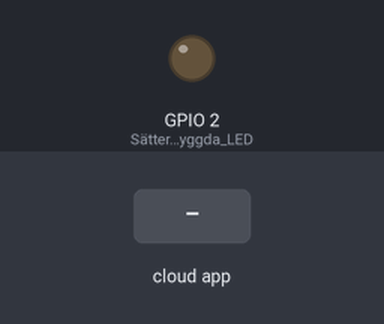
A sketch run on a simulated ESP8266 (NodeMCU). Shown: output pins drawn as LEDs (lit = HIGH). The inputs (shaded band) are chosen by the test bench. WiFi joins after 1.5 s; servers stay silent unless stated; the Firebase database answers and starts empty; what the sketch prints to the serial monitor is not drawn.

Above: at 2.7 s.
2.8 s: the phone or cloud app sets led to 1
At 7.4 s:
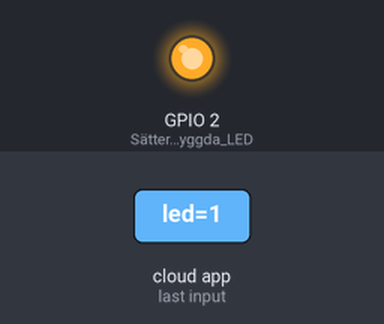
8.1 s: the phone or cloud app sets led to 0
At 16.4 s:
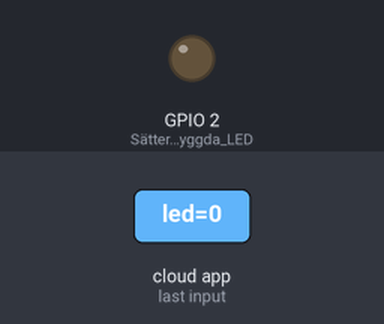
Timing chart, 0 to 17.9 s (numbered marks = the images above; inputs shaded):
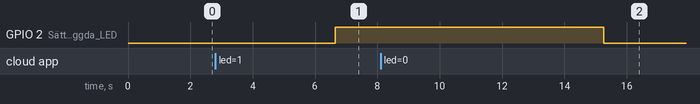

Measured:
- after the input at 2.8 s, GPIO 2 (Sätter_den_inbyggda_LED): LOW → HIGH after 3.9 s
- after the input at 8.1 s, GPIO 2 (Sätter_den_inbyggda_LED): HIGH → LOW after 7.2 s

The sketch:

led_firebase_communication.ino
```cpp
#include "FirebaseESP8266.h"  // Inkluderar biblioteket för Firebase
#include <ESP8266WiFi.h>      // Inkluderar biblioteket för WiFi-funktioner

// Definiera Firebase-host och autentisering
#define FIREBASE_HOST ""      // Här ska du ange din Firebase-host dvs url till databasen
#define FIREBASE_AUTH ""      // Här ska du ange din Firebase-autentisering dvs web api nyckeln

// Definiera WiFi-uppgifter
#define WIFI_SSID "Hitachigymnasiet_2.4"  // WiFi-namn
#define WIFI_PASSWORD "mittwifiarsabra" // WiFi-lösenord

// Skapa Firebase Data-objekt
FirebaseData firebaseData;
int counter = 0; // En räknare för att hålla koll på loopens iterationer

void setup() {
  Serial.begin(115200); // Startar seriell kommunikation med en baudrate på 115200
  pinMode(LED_BUILTIN, OUTPUT); // Sätter den inbyggda LED:n som utgång
  WiFi.begin(WIFI_SSID, WIFI_PASSWORD); // Ansluter till WiFi-nätverket
  Serial.print("Connecting to Wi-fi");

  // Väntar på att WiFi ska ansluta
  while (WiFi.status() != WL_CONNECTED) {
    Serial.print("."); // Skriver ut punkter medan den väntar
    delay(300); // Väntar 300 ms
  }

  Serial.println();
  Serial.print("Connected with IP: "); // Skriver ut den lokala IP-adressen
  Serial.println(WiFi.localIP());
  Serial.println();

  // Initierar Firebase med host och autentisering
  Firebase.begin(FIREBASE_HOST, FIREBASE_AUTH);
  Firebase.reconnectWiFi(true); // Återansluter till WiFi automatiskt vid förlust
}

void loop() {
  delay(5000); // Väntar 5 sekunder mellan varje iteration
  counter = counter + 1; // Ökar räknaren med 1

  // Hämtar en boolean från Firebase för att styra LED:n
  if (Firebase.getBool(firebaseData, "/led/led")) {
      if (firebaseData.dataType() == "boolean") {
          Serial.println(firebaseData.boolData()); // Skriver ut värdet från Firebase
          digitalWrite(LED_BUILTIN, firebaseData.boolData()); // Sätter LED:n baserat på värdet
      }
  }

  // Hämtar ett heltal från Firebase och skriver ut det
  if (Firebase.getInt(firebaseData, "/counter")) {
   if (firebaseData.dataType() == "int") {
      int val = firebaseData.intData(); // Hämtar heltalsvärdet
      Serial.println(val); // Skriver ut värdet
      delay(3000); // Väntar 3 sekunder
      Firebase.setInt(firebaseData, "/counter", 60); // Sätter värdet till 60 i Firebase
    }
  }

  // Sätter ett heltal i Firebase under en specifik väg
  Firebase.setInt(firebaseData, "/Room/2022-10-25/Temp/1210", 5);
}
```
